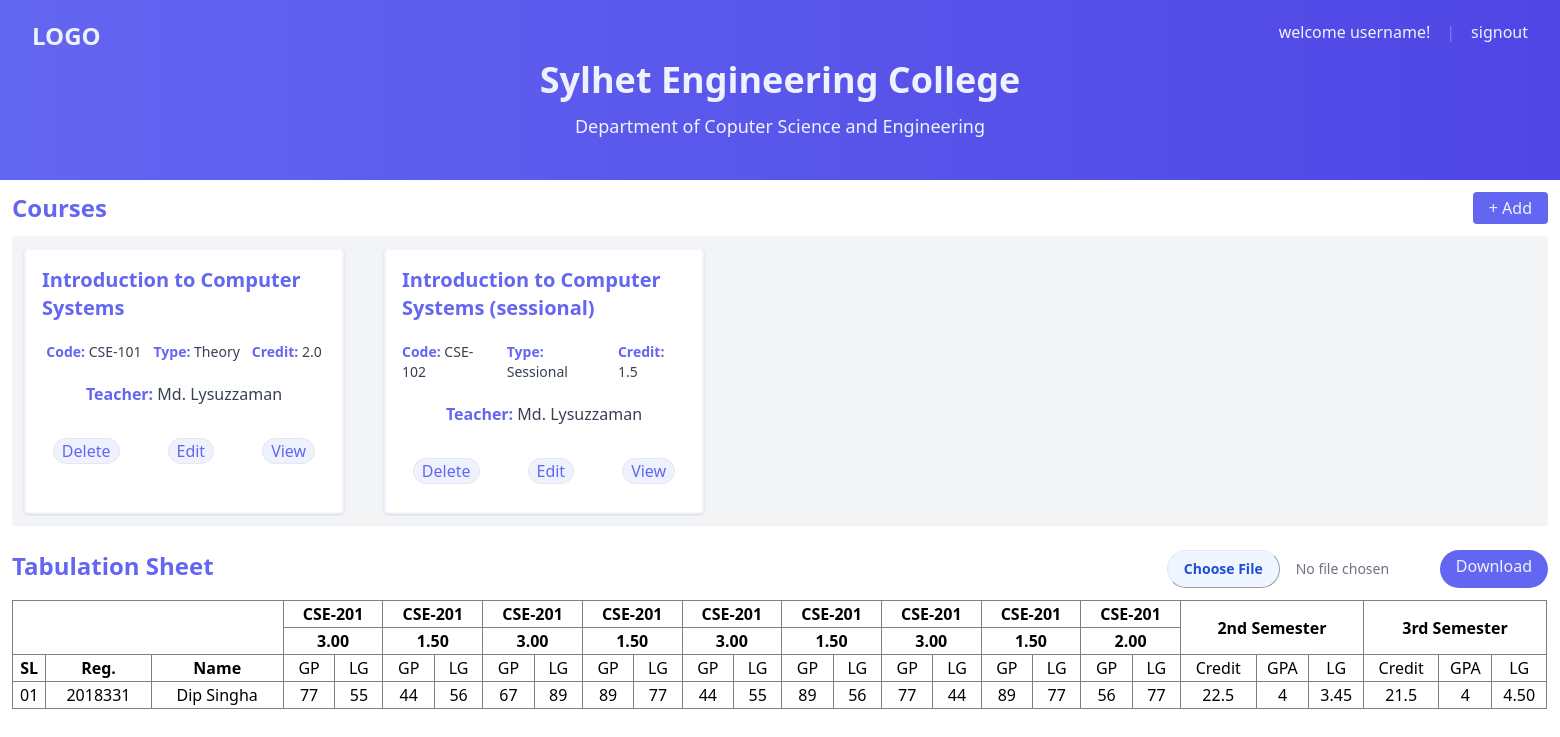
The app's page /main/semesters/CSE-12/1 with its own data.
### main/models.py (models this page shows)
class Course(models.Model):
    id = models.AutoField
    batch_no = models.CharField(max_length=8, default="")
    semester_no = models.IntegerField(default=None)
    course_code = models.CharField(max_length=8, default="")
    course_title = models.CharField(max_length=60, default="")
    course_type =  models.CharField(max_length=10, default="")
    course_credits = models.FloatField(default=0)
    course_teacher = models.CharField(max_length=40, default="")

### main/views.py (the view, shortened to what this page needs)
# urls.py: path('semesters/<str:batch_no>/<int:semester_no>', views.semester_view, name="semester_view"),
def semester_view(request, batch_no, semester_no):
    courses = Course.objects.filter(batch_no=batch_no, semester_no=semester_no)
    students = Student.objects.filter(batch_no=batch_no)
    result_objects = Result.objects.filter(batch_no=batch_no, semester_no=semester_no)
    table_sheet = list()
    return render(request, 'main/semester_view.html', {'batch_no':batch_no, 'semester_no':semester_no, 'courses':courses, 'table_sheet':table_sheet})

### main/templates/main/semester_view.html (shortened to what this page needs)
{% extends 'main/base.html' %}
{% block body %}
<div class="container mx-auto pb-3">
    <div class="courses flex flex-col">
      <div class="courses-head flex justify-between py-3">
        <h2 class="text-2xl font-semibold text-indigo-500">Courses</h2>
        <button
            class="add-btn ml-auto bg-indigo-500 text-indigo-50 px-4 py-1 rounded hover:bg-indigo-600 duration-200"
          >
            + Add
          </button>
      </div>
      <div class="courses-card flex gap-10  flex-wrap bg-gray-100 p-3 rounded ">
        {% for course in courses %}
        <div
          class="course-card bg-white text-indigo-500 p-4 rounded shadow flex flex-col gap-5 items-center h-55 w-80 border-2 border-indigo-50/80 hover:shadow-lg hover:border-indigo-500 hover:border-2 duration-300"
        >
          <h2 class="course-title text-xl font-semibold">{{course.course_title}}</h2>
          <div class="code-type flex justify-between gap-3 text-sm font-medium text-gray-700">
            <p><span class="font-bold text-indigo-500">Code:</span> {{course.course_code}}</p>
            <p><span class="font-bold text-indigo-500">Type:</span> {{course.course_type}}</p>
            <p><span class="font-bold text-indigo-500">Credit:</span> {{course.course_credits}}</p>
          </div>
          <div class="creadit-teacher flex text-gray-700 font-medium ">
            <p><span class="font-bold text-indigo-500">Teacher:</span> {{course.course_teacher}}</p>
          </div>
          <div class="flex gap-12 justify-center items-center py-3 w-full">
            <button
              class="bg-indigo-50 border rounded-full px-2 hover:border-indigo-300"
            >
              Delete
            </button>
            <button
              class="bg-indigo-50 border rounded-full px-2 hover:border-indigo-300"
            >
              Edit
            </button>
            <a
              href="/main/courses/{{batch_no}}/{{semester_no}}/{{course.course_type}}/{{course.course_code}}" class="bg-indigo-50 border rounded-full px-2 hover:border-indigo-300"
            >
              View
            </a>
          </div>
        </div>
        {% endfor %}
      </div>
      </div>
    </div>
    <div class="tabulation-sheet container mx-auto">
      <div class="courses-head flex justify-between py-3">
        <h2 class="text-2xl font-bold text-indigo-500">Tabulation Sheet</h2>
        <div class="btns flex">
          <div class="upload-btn">
            <label class="block">
            <input type="file" accept=".csv"
              class="block w-full text-sm text-gray-500 file:mr-4 file:py-2 file:px-4 file:rounded-full file:border file:border-indigo-100 file:text-sm file:font-semibold file:bg-blue-50 file:text-blue-700 hover:file:bg-blue-100" />
            </label>
          </div>
          <a href="" class="add-btn ml-auto bg-indigo-500 text-indigo-50 px-4 py-1 rounded-full hover:bg-indigo-600 duration-200">Download</a>
        </div>
      </div>
    <table class="content-table">
      <tr>
        <th colspan="6" rowspan="2"></th>
        <th colspan="2">CSE-201 </th>
        <th colspan="2">CSE-201</th>
        <th colspan="2">CSE-201</th>
        <th colspan="2">CSE-201</th>
        <th colspan="2">CSE-201</th>
        <th colspan="2">CSE-201</th>
        <th colspan="2">CSE-201</th>
        <th colspan="2">CSE-201</th>
        <th colspan="2">CSE-201</th>
        <th colspan="3" rowspan="2">2nd Semester</th>
        <th colspan="3" rowspan="2">3rd Semester</th>
      </tr>
      <tr>
        <th colspan="2">3.00</th>
        <th colspan="2">1.50</th>
        <th colspan="2">3.00</th>
        <th colspan="2">1.50</th>
        <th colspan="2">3.00</th>
        <th colspan="2">1.50</th>
        <th colspan="2">3.00</th>
        <th colspan="2">1.50</th>
        <th colspan="2">2.00</th>
      </tr>
      <tr>
        <th>SL</th>
        <th colspan="2">Reg.</th>
        <th colspan="3">Name</th>
        <td>GP</td>
        <td>LG</td>
        <td>GP</td>
        <td>LG</td>
        <td>GP</td>
        <td>LG</td>
        <td>GP</td>
        <td>LG</td>
        <td>GP</td>
        <td>LG</td>
        <td>GP</td>
        <td>LG</td>
        <td>GP</td>
        <td>LG</td>
        <td>GP</td>
        <td>LG</td>
        <td>GP</td>
        <td>LG</td>
        <td>Credit</td>
        <td>GPA</td>
        <td>LG</td>
        <td>Credit</td>
        <td>GPA</td>
        <td>LG</td>
      </tr>
      <tr>
        <td>01</td>
        <td colspan="2">2018331</td>
        <td colspan="3">Dip Singha</td>
        <td>77</td>
        <td>55</td>
        <td>44</td>
        <td>56</td>
        <td>67</td>
        <td>89</td>
        <td>89</td>
        <td>77</td>
        <td>44</td>
        <td>55</td>
        <td>89</td>
        <td>56</td>
        <td>77</td>
        <td>44</td>
        <td>89</td>
        <td>77</td>
        <td>56</td>
        <td>77</td>
        <td>22.5</td>
        <td>4</td>
        <td>3.45</td>
        <td>21.5</td>
        <td>4</td>
        <td>4.50</td>
      </tr>
    </table>
    </div>
{% endblock %}

### records on screen
Course: course_title "Introduction to Computer Systems", course_code "CSE-101", course_type "Theory", course_credits "2.0", course_teacher "Md. Lysuzzaman"
Course: course_title "Introduction to Computer Systems (sessional)", course_code "CSE-102", course_type "Sessional", course_credits "1.5", course_teacher "Md. Lysuzzaman"
